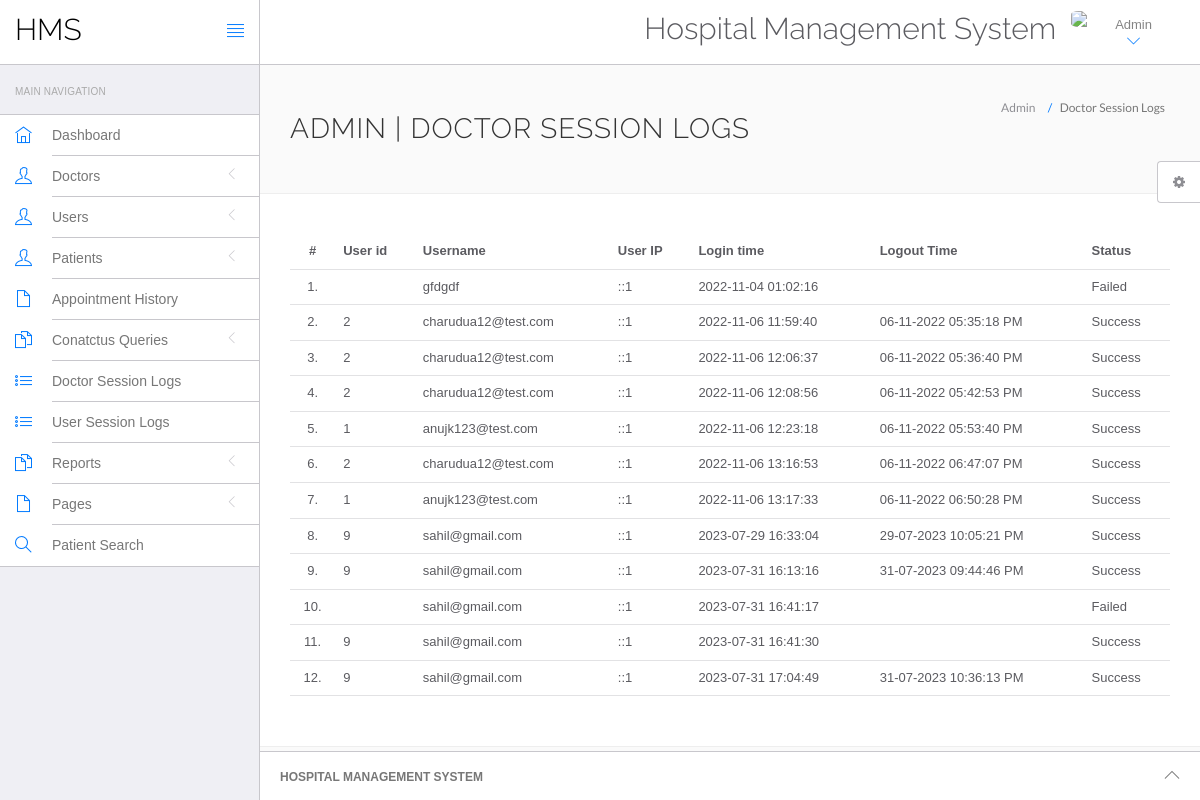
Page /hospital/hospital/hms/admin/doctor-logs.php (signed in) on the committed database.
### tables this page shows
CREATE TABLE `doctorslog` (
  `id` int(11) NOT NULL,
  `uid` int(11) DEFAULT NULL,
  `username` varchar(255) DEFAULT NULL,
  `userip` binary(16) DEFAULT NULL,
  `loginTime` timestamp NULL DEFAULT current_timestamp(),
  `logout` varchar(255) DEFAULT NULL,
  `status` int(11) DEFAULT NULL
);

### hospital/hospital/hms/admin/doctor-logs.php (the view, shortened to what this page needs)
<?php
include('include/config.php');
if(strlen($_SESSION['id']==0)) {
 header('location:logout.php');
  } else{
?>
<!DOCTYPE html>
<html lang="en">
	<head>
		<link rel="stylesheet" href="vendor/bootstrap/css/bootstrap.min.css">
		<link rel="stylesheet" href="vendor/fontawesome/css/font-awesome.min.css">
		<link rel="stylesheet" href="vendor/themify-icons/themify-icons.min.css">
		<link href="vendor/animate.css/animate.min.css" rel="stylesheet" media="screen">
		<link href="vendor/perfect-scrollbar/perfect-scrollbar.min.css" rel="stylesheet" media="screen">
		<link href="vendor/switchery/switchery.min.css" rel="stylesheet" media="screen">
		<link href="vendor/bootstrap-touchspin/jquery.bootstrap-touchspin.min.css" rel="stylesheet" media="screen">
		<link href="vendor/select2/select2.min.css" rel="stylesheet" media="screen">
		<link href="vendor/bootstrap-datepicker/bootstrap-datepicker3.standalone.min.css" rel="stylesheet" media="screen">
		<link href="vendor/bootstrap-timepicker/bootstrap-timepicker.min.css" rel="stylesheet" media="screen">
		<link rel="stylesheet" href="assets/css/styles.css">
		<link rel="stylesheet" href="assets/css/plugins.css">
		<link rel="stylesheet" href="assets/css/themes/theme-1.css" id="skin_color" />
	</head>
	<body>
		<div id="app">
<?php include('include/sidebar.php');?>
			<div class="app-content">
					<?php include('include/header.php');?>
				<div class="main-content" >
					<div class="wrap-content container" id="container">
						<section id="page-title">
							<div class="row">
								<div class="col-sm-8">
									<h1 class="mainTitle">Admin  | Doctor Session Logs</h1>
																	</div>
								<ol class="breadcrumb">
									<li>
										<span>Admin </span>
									</li>
									<li class="active">
										<span>Doctor Session Logs</span>
									</li>
								</ol>
							</div>
						</section>
						<div class="container-fluid container-fullw bg-white">
									<div class="row">
								<div class="col-md-12">
									<table class="table table-hover" id="sample-table-1">
										<thead>
											<tr>
												<th class="center">#</th>
												<th class="hidden-xs">User id</th>
												<th>Username</th>
												<th>User IP</th>
												<th>Login time</th>
												<th>Logout Time </th>
												<th> Status </th>
											</tr>
										</thead>
										<tbody>
<?php
$sql=mysqli_query($con,"select * from doctorslog ");
$cnt=1;
while($row=mysqli_fetch_array($sql))
{
?>
											<tr>
												<td class="center"><?php echo $cnt;?>.</td>
												<td class="hidden-xs"><?php echo $row['uid'];?></td>
												<td class="hidden-xs"><?php echo $row['username'];?></td>
												<td><?php echo $row['userip'];?></td>
												<td><?php echo $row['loginTime'];?></td>
												<td><?php echo $row['logout'];?>
												</td>
												<td>
<?php if($row['status']==1)
{
	echo "Success";
}
else
{
	echo "Failed";
}?>
</td>
											</tr>
											<?php
$cnt=$cnt+1;
											 }?>
										</tbody>
									</table>
								</div>
							</div>
								</div>
					</div>
				</div>
			</div>
	<?php include('include/footer.php');?>
	<?php include('include/setting.php');?>
		</div>
	</body>
</html>
<?php } ?>

### hospital/hospital/hms/admin/assets/css/themes/theme-1.css (style rules this page uses)
body { background: #FAFAFA; }

### rows in the picture
doctorslog: username "gfdgdf", userip "::1", loginTime "2022-11-04 01:02:16", status "Failed"
doctorslog: uid "2", username "charudua12@test.com", userip "::1", loginTime "2022-11-06 11:59:40", logout "06-11-2022 05:35:18 PM", status "Success"
doctorslog: uid "2", username "charudua12@test.com", userip "::1", loginTime "2022-11-06 12:06:37", logout "06-11-2022 05:36:40 PM", status "Success"
doctorslog: uid "2", username "charudua12@test.com", userip "::1", loginTime "2022-11-06 12:08:56", logout "06-11-2022 05:42:53 PM", status "Success"
doctorslog: uid "1", username "anujk123@test.com", userip "::1", loginTime "2022-11-06 12:23:18", logout "06-11-2022 05:53:40 PM", status "Success"
doctorslog: uid "2", username "charudua12@test.com", userip "::1", loginTime "2022-11-06 13:16:53", logout "06-11-2022 06:47:07 PM", status "Success"
doctorslog: uid "1", username "anujk123@test.com", userip "::1", loginTime "2022-11-06 13:17:33", logout "06-11-2022 06:50:28 PM", status "Success"
doctorslog: uid "9", username "sahil@gmail.com", userip "::1", loginTime "2023-07-29 16:33:04", logout "29-07-2023 10:05:21 PM", status "Success"
doctorslog: uid "9", username "sahil@gmail.com", userip "::1", loginTime "2023-07-31 16:13:16", logout "31-07-2023 09:44:46 PM", status "Success"
doctorslog: username "sahil@gmail.com", userip "::1", loginTime "2023-07-31 16:41:17", status "Failed"
doctorslog: uid "9", username "sahil@gmail.com", userip "::1", loginTime "2023-07-31 16:41:30", status "Success"
doctorslog: uid "9", username "sahil@gmail.com", userip "::1", loginTime "2023-07-31 17:04:49", logout "31-07-2023 10:36:13 PM", status "Success"
